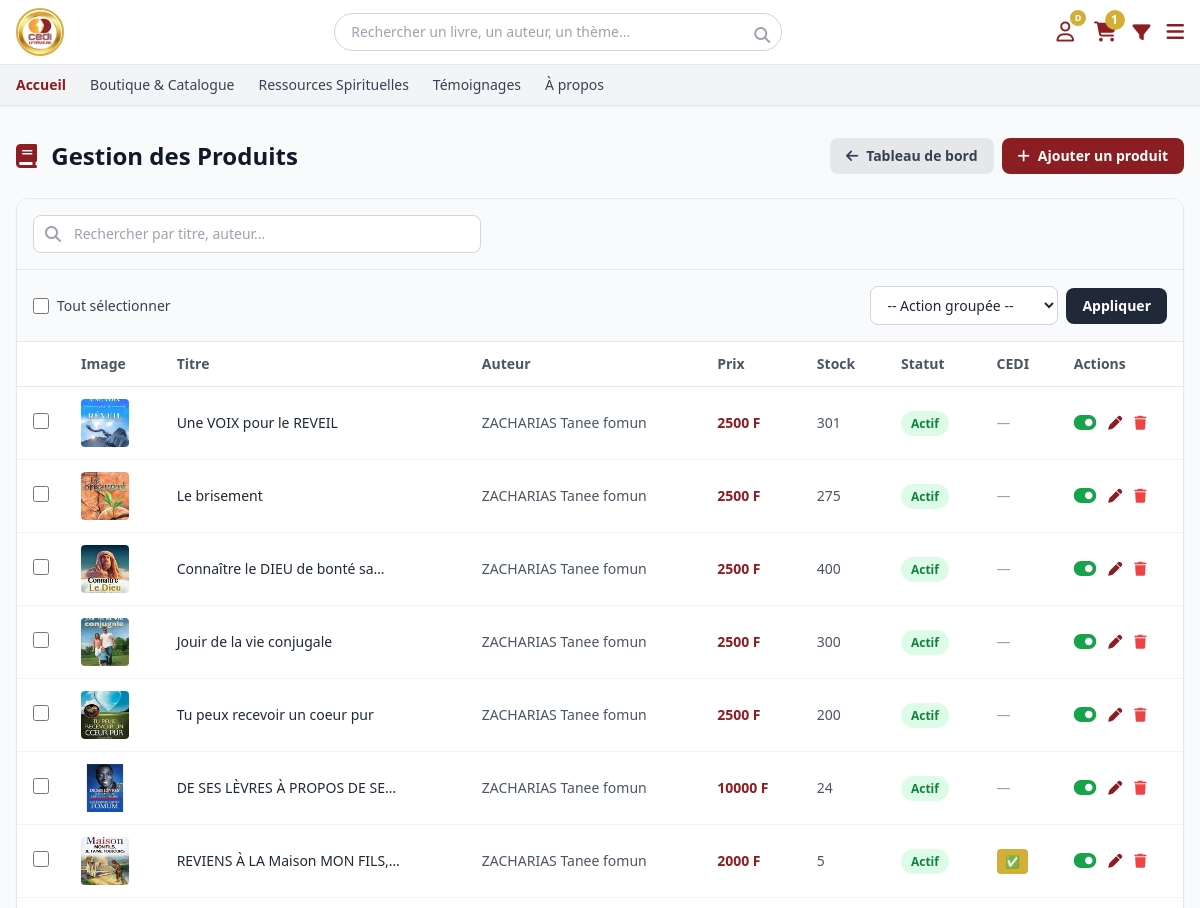
Page /admin_produits/ (signed in, upper part) on the earlier database version.
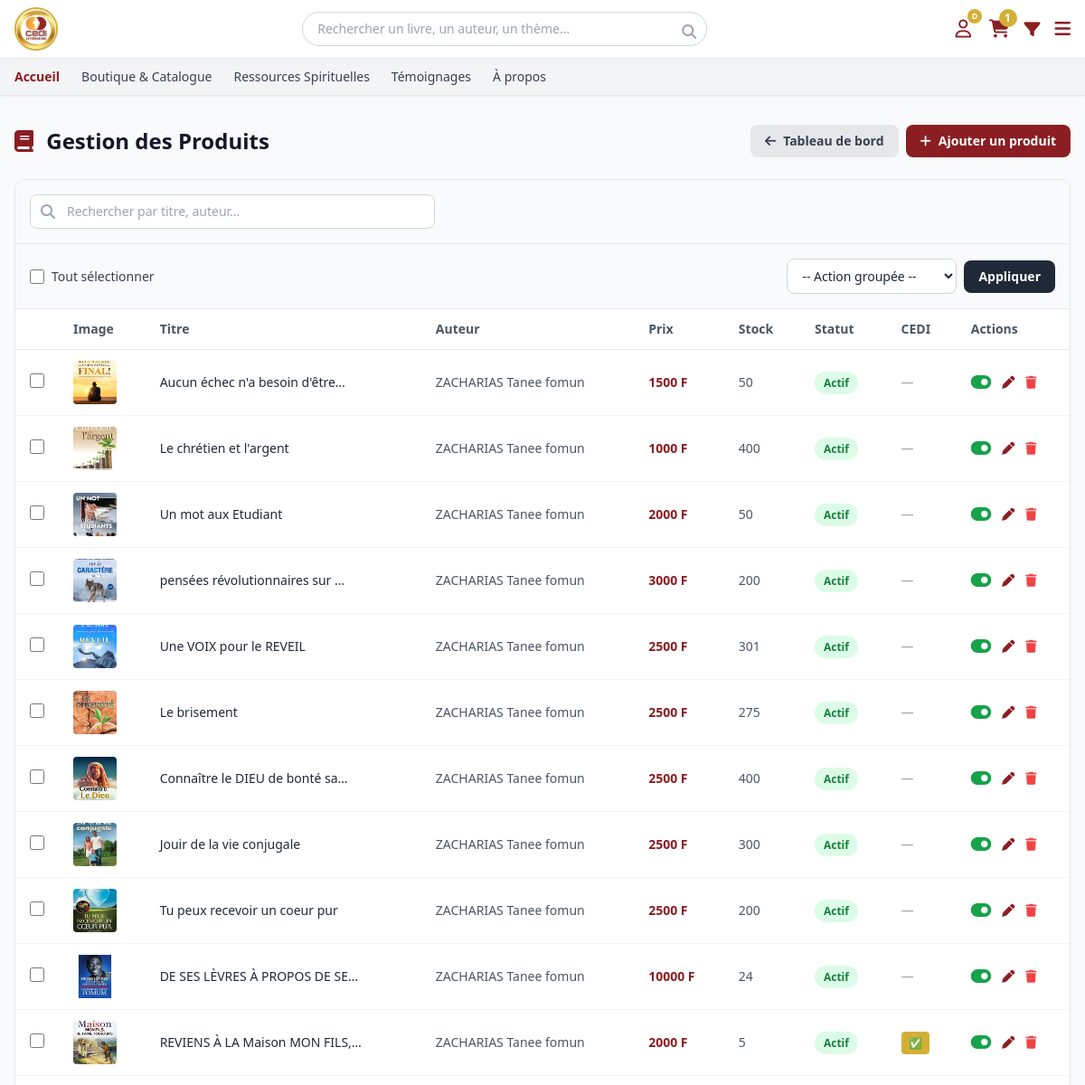
Same page on the later database version.
### appcedi/models.py (models this page shows, shortened)
class Produit(models.Model):
    TYPES = (('livre', 'Livre'), ('bible', 'Bible'), ('cd', 'CD'), ('cadeau', 'Cadeau'))
    titre = models.CharField(max_length=255)
    auteur = models.CharField(max_length=255, blank=True, null=True)
    editeur = models.CharField(max_length=255, blank=True, null=True)
    isbn = models.CharField(max_length=20, blank=True, null=True)
    description = models.TextField()
    nombre_pages = models.PositiveIntegerField(blank=True, null=True, verbose_name="Nombre de pages")
    prix = models.IntegerField()
    poids = models.FloatField(blank=True, null=True)
    type_produit = models.CharField(max_length=20, choices=TYPES, default='livre')
    est_edition_cedi = models.BooleanField(default=False)
    quantite_stock = models.IntegerField(default=0)
    seuil_alerte = models.IntegerField(default=3)
    statut = models.BooleanField(default=True)
    categories = models.ManyToManyField(Categorie, through='ProduitCategorie', blank=True)
    def image_principale(self):
        img = self.images.filter(est_principale=True).first()
        if not img:
            img = self.images.first()
        return img

class Image(models.Model):
    produit = models.ForeignKey(Produit, on_delete=models.CASCADE, related_name='images')
    url_image = models.ImageField(upload_to='produits/')
    est_principale = models.BooleanField(default=False)

### appcedi/views.py (the view)
# urls.py: path('admin_produits/', views.liste_produits, name='liste_produits'),
@login_required
@user_passes_test(est_admin_ou_gestionnaire)
def liste_produits(request):
    query = request.GET.get('q', '').strip()
    produits = Produit.objects.all().order_by('-id')
    if query:
        produits = produits.filter(
            Q(titre__icontains=query) |
            Q(auteur__icontains=query) |
            Q(isbn__icontains=query)
        )
    if request.headers.get('x-requested-with') == 'XMLHttpRequest':
        html = render_to_string('appcedi/admin/partials/_produits_rows.html', {'produits': produits})
        return JsonResponse({'html': html})
    return render(request, 'appcedi/admin/liste_produits.html', {'produits': produits})

### appcedi/context_processors.py (called while the page is built, shortened)
def panier_context(request):
    panier = None
    nombre_articles = 0
    souhaits_ids = []
    if request.user.is_authenticated:
        try:
            panier = Panier.objects.get(utilisateur=request.user)
        except Panier.DoesNotExist:
            pass
        souhaits_ids = list(ListeSouhaits.objects.filter(utilisateur=request.user).values_list('produit_id', flat=True))
    if panier:
        nombre_articles = sum(article.quantite for article in panier.articles.all())
    return {
        'nombre_articles_panier': nombre_articles,
        'categories_menu': Categorie.objects.all(),
        'souhaits_ids': souhaits_ids, # 👈 Ajouté ici
    }

### appcedi/views.py (called while the page is built)
def est_admin_ou_gestionnaire(user):
    return user.is_superuser or (hasattr(user, 'role') and user.role in ['admin', 'gestionnaire_stock'])

### templates/appcedi/admin/liste_produits.html (shortened to what this page needs)
{% extends 'appcedi/admin/base_admin.html' %}
{% block admin_title %}<i class="fa-solid fa-book text-cediRed mr-2"></i> Gestion des Produits{% endblock %}
{% block admin_actions %}
<div class="flex flex-wrap items-center gap-2">
    <a href="{% url 'tableau_de_bord' %}" class="bg-gray-200 text-gray-700 px-4 py-2 rounded-lg hover:bg-gray-300 transition text-sm font-bold flex items-center gap-2">
        <i class="fa-solid fa-arrow-left"></i> Tableau de bord
    </a>
    <a href="{% url 'ajouter_produit' %}" class="bg-cediRed text-white px-4 py-2 rounded-lg hover:bg-cediRedDark transition text-sm font-bold flex items-center gap-2">
        <i class="fa-solid fa-plus"></i> Ajouter un produit
    </a>
</div>
{% endblock %}
{% block admin_content %}
<div class="bg-white rounded-xl shadow-sm border border-gray-200 overflow-hidden">
    <div class="p-4 border-b border-gray-200 bg-gray-50">
        <div class="relative w-full md:max-w-md">
            <i class="fa-solid fa-magnifying-glass absolute left-3 top-1/2 -translate-y-1/2 text-gray-400"></i>
            <input type="text" id="search-produits" placeholder="Rechercher par titre, auteur..."
                   class="w-full pl-10 pr-4 py-2 border border-gray-300 rounded-lg text-sm focus:outline-none focus:border-cediRed focus:ring-1 focus:ring-cediRed transition">
        </div>
    </div>
    <form method="POST" action="{% url 'actions_produits_bulk' %}" id="bulk-form">
        <div class="p-4 border-b border-gray-200 bg-gray-50 flex flex-col sm:flex-row items-stretch sm:items-center justify-between gap-4">
            <div class="flex items-center gap-2">
                <input type="checkbox" id="select-all" class="accent-cediRed w-4 h-4 cursor-pointer">
                <label for="select-all" class="text-sm font-medium text-gray-700 cursor-pointer">Tout sélectionner</label>
            </div>
            <div class="flex items-center gap-2">
                <select name="action" required class="border border-gray-300 rounded-lg px-3 py-2 text-sm focus:outline-none focus:border-cediRed bg-white w-full sm:w-auto">
                    <option value="">-- Action groupée --</option>
                </select>
                <button type="submit" onclick="return confirm('Appliquer cette action aux produits sélectionnés ?');" class="bg-gray-800 text-white px-4 py-2 rounded-lg text-sm font-bold hover:bg-gray-900 transition whitespace-nowrap">
                    Appliquer
                </button>
            </div>
        </div>
        <div class="overflow-x-auto">
            <table class="w-full text-sm">
                <thead class="bg-white border-b border-gray-200">
                    <tr>
                        <th class="px-4 py-3 text-center w-10"></th>
                        <th class="px-4 py-3 text-left font-semibold text-gray-600">Image</th>
                        <th class="px-4 py-3 text-left font-semibold text-gray-600">Titre</th>
                        <th class="px-4 py-3 text-left font-semibold text-gray-600">Auteur</th>
                        <th class="px-4 py-3 text-left font-semibold text-gray-600">Prix</th>
                        <th class="px-4 py-3 text-left font-semibold text-gray-600">Stock</th>
                        <th class="px-4 py-3 text-left font-semibold text-gray-600">Statut</th>
                        <th class="px-4 py-3 text-left font-semibold text-gray-600">CEDI</th>
                        <th class="px-4 py-3 text-left font-semibold text-gray-600">Actions</th>
                    </tr>
                </thead>
                <tbody id="produits-tbody" class="divide-y divide-gray-100">
                    {% include 'appcedi/admin/partials/_produits_rows.html' %}
                </tbody>
            </table>
        </div>
    </form>
</div>
{% endblock %}

### templates/appcedi/admin/partials/_produits_rows.html
{% for produit in produits %}
<tr class="hover:bg-gray-50">
    <td class="px-4 py-3 text-center">
        <input type="checkbox" name="produit_ids" value="{{ produit.id }}" class="product-checkbox accent-cediRed w-4 h-4 cursor-pointer">
    </td>
    <td class="px-4 py-3">
        {% with produit.image_principale as img %}
           {% if img %}
           <img src="{{ img.url_image.url }}" class="w-12 h-12 object-cover rounded" alt="{{ produit.titre }}">
            {% else %}
            <div class="w-12 h-12 bg-gray-200 rounded flex items-center justify-center text-gray-400 text-xs">📷</div>
            {% endif %}
        {% endwith %}
    </td>
    <td class="px-4 py-3 font-medium text-gray-800">{{ produit.titre|truncatechars:30 }}</td>
    <td class="px-4 py-3 text-gray-600">{{ produit.auteur|default:"-" }}</td>
    <td class="px-4 py-3 font-bold text-cediRed">{{ produit.prix|floatformat:0 }} F</td>
    <td class="px-4 py-3 {% if produit.quantite_stock < 3 %}text-red-600 font-bold{% else %}text-gray-600{% endif %}">
        {{ produit.quantite_stock }}
    </td>
    <td class="px-4 py-3">
        {% if produit.statut == True or produit.statut == 'actif' or produit.statut == 'ACTIF' %}
            <span class="bg-green-100 text-green-700 text-xs px-2.5 py-1 rounded-full font-semibold">Actif</span>
        {% else %}
            <span class="bg-gray-100 text-gray-600 text-xs px-2.5 py-1 rounded-full font-semibold">Inactif</span>
        {% endif %}
    </td>
    <td class="px-4 py-3">{% if produit.est_edition_cedi %}<span class="bg-cediGold text-white text-xs px-2 py-1 rounded">✅</span>{% else %}<span class="text-gray-400">—</span>{% endif %}</td>
    <td class="px-4 py-3">
        <div class="flex items-center gap-3">
            <a href="{% url 'basculer_statut_produit' produit.id %}" title="Basculer statut" class="{% if produit.statut == True or produit.statut == 'actif' or produit.statut == 'ACTIF' %}text-green-600 hover:text-green-800{% else %}text-gray-400 hover:text-gray-600{% endif %} transition text-base">
                {% if produit.statut == True or produit.statut == 'actif' or produit.statut == 'ACTIF' %}
                    <i class="fa-solid fa-toggle-on text-xl"></i>
                {% else %}
                    <i class="fa-solid fa-toggle-off text-xl"></i>
                {% endif %}
            </a>
            <a href="{% url 'modifier_produit' produit.id %}" class="text-cediRed hover:text-cediRedDark transition" title="Modifier"><i class="fa-solid fa-pen"></i></a>
            <a href="{% url 'supprimer_produit' produit.id %}" class="text-red-500 hover:text-red-700 transition" title="Supprimer"><i class="fa-solid fa-trash"></i></a>
        </div>
    </td>
</tr>
{% empty %}
<tr>
    <td colspan="9" class="px-4 py-8 text-center text-gray-500">Aucun produit trouvé. <a href="{% url 'ajouter_produit' %}" class="text-cediRed hover:underline">Ajoutez-en un !</a></td>
</tr>
{% endfor %}

Differences in the rows shown:
added Produit: image_principale.url_image (picture), titre "Aucun échec n'a besoin d'être…", auteur "ZACHARIAS Tanee fomun", prix "1500", quantite_stock "50", statut "Actif"
added Produit: image_principale.url_image (picture), titre "Le chrétien et l'argent", auteur "ZACHARIAS Tanee fomun", prix "1000", quantite_stock "400", statut "Actif"
added Produit: image_principale.url_image (picture), titre "Un mot aux Etudiant", auteur "ZACHARIAS Tanee fomun", prix "2000", quantite_stock "50", statut "Actif"
added Produit: image_principale.url_image (picture), titre "pensées révolutionnaires sur …", auteur "ZACHARIAS Tanee fomun", prix "3000", quantite_stock "200", statut "Actif"
